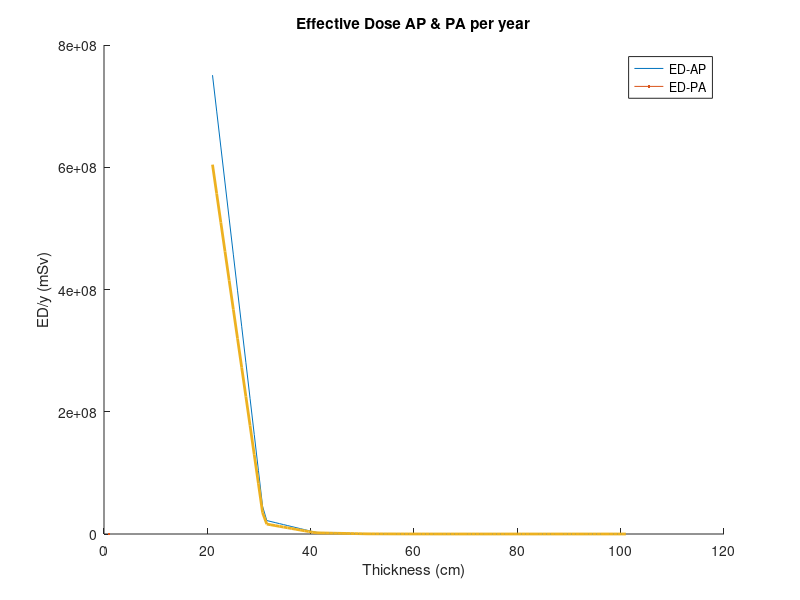
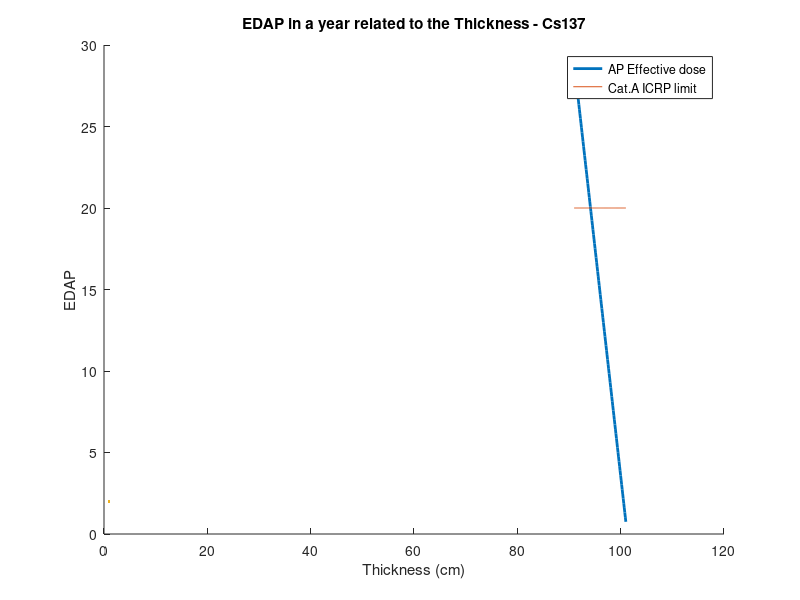
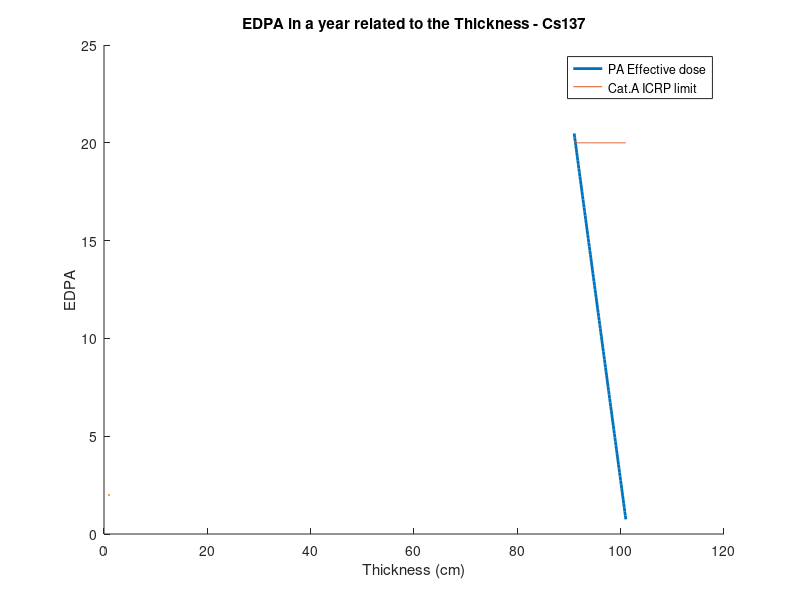
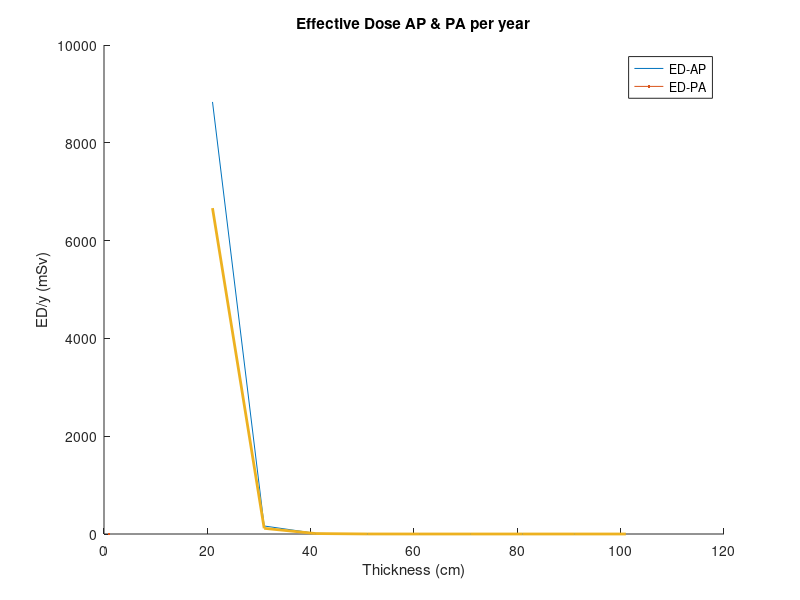

Reproduce these figures in MATLAB, in order.
thick = [21, 31, 41, 51, 61, 71, 81, 91, 101];
% Cs137 at t = 0, s = 5mm
% Antero Posterior Effective Dose
dose_ap = [100.25, 3.075, 0.35365, 0.04085, 0.0047, 0.00053, 0.000067, 0.00000386, 1e-7];
% Postero Anterior Effective Dose
dose_pa = [80.7, 2.265, 0.259, 0.0296, 0.003395, 0.000379, 0.000049, 0.000002735, 1e-7];
% Working Time per year exstimated
work_time = 2080*60*60;
% Conversion of Total Effective dose in a year
dose_ap_year = dose_ap.*work_time;
dose_pa_year = dose_pa.*work_time;
% Interpolation
Thickint = linspace(91,101);
Thicktot = linspace(21,101);
doseapyeartot = interp1(thick,dose_ap_year,Thicktot);
dosepayeartot = interp1(thick,dose_pa_year,Thicktot);
doseapyear_int = interp1(thick,dose_ap_year,Thickint);
dosepayear_int = interp1(thick,dose_pa_year,Thickint);
% Plot
limit =@(x) 20+0.*x;
figure()
hold on
xlabel('Thickness (cm)');
ylabel('ED/y (mSv)');
title('Effective Dose AP & PA per year');
plot(Thicktot,doseapyeartot,LineWidth=2);
plot(Thicktot,dosepayeartot,"LineWidth",2);
legend('ED-AP','ED-PA');

figure()
hold on
xlabel('Thickness (cm)');
ylabel('EDAP');
title('EDAP in a year related to the Thickness - Cs137');
plot(Thickint,doseapyear_int,'LineWidth',2);
plot(Thickint,limit(Thickint),LineWidth=2);
legend('AP Effective dose','Cat.A ICRP limit');

figure()
hold on
xlabel('Thickness (cm)');
ylabel('EDPA');
title('EDPA in a year related to the Thickness - Cs137');
plot(Thickint,dosepayear_int,'LineWidth',2);
plot(Thickint,limit(Thickint),LineWidth=2);
legend('PA Effective dose','Cat.A ICRP limit');
%%
thick = [21, 31, 41, 51, 61, 71, 81, 91, 101];
% Pa233 at t = 669d, s = 5mm
% Antero Posterior Effective Dose
dose_ap = [1.18e-3, 2.19e-5, 1.7e-6, 1.27e-7, 8.82e-9, 6.17e-10, 5.71e-11, 2.715e-11, 1e-12];
% Postero Anterior Effective Dose
dose_pa = [8.9e-4, 1.55e-5, 1.195e-6, 8.8e-8, 6.14e-9, 4.25e-10, 3.97e-11, 1.693e-11, 1e-12];
% Working Time per year exstimated
work_time = 2080*60*60;
% Conversion of Total Effective dose in a year
dose_ap_year = dose_ap.*work_time;
dose_pa_year = dose_pa.*work_time;
% Interpolation
Thickint = linspace(38,48);
Thicktot = linspace(21,101);
doseapyeartot = interp1(thick,dose_ap_year,Thicktot);
dosepayeartot = interp1(thick,dose_pa_year,Thicktot);
doseapyear_int = interp1(thick,dose_ap_year,Thickint);
dosepayear_int = interp1(thick,dose_pa_year,Thickint);
% Plot
limit =@(x) 20+0.*x;
figure()
hold on
xlabel('Thickness (cm)');
ylabel('ED/y (mSv)');
title('Effective Dose AP & PA per year');
plot(thick,dose_ap_year,LineWidth=2);
plot(thick,dose_pa_year,"LineWidth",2);
legend('ED-AP','ED-PA');

figure()
hold on
xlabel('Thickness (cm)');
ylabel('EDAP');
title('EDAP in a year related to the Thickness - Pa233');
plot(Thickint,doseapyear_int,'LineWidth',2);
plot(Thickint,limit(Thickint),LineWidth=2);
legend('AP Effective dose','Cat.A ICRP limit');

figure()
hold on
xlabel('Thickness (cm)');
ylabel('EDPA');
title('EDPA in a year related to the Thickness - Pa233');
plot(Thickint,dosepayear_int,'LineWidth',2);
plot(Thickint,limit(Thickint),LineWidth=2);
legend('PA Effective dose','Cat.A ICRP limit');
%%
thickcs = [21, 25, 31, 35, 41, 45, 47, 51];
thickpa = [21, 23, 25, 27, 29, 31, 33, 35];
% Antero Posterior Effective Dose
dose_apcs = [98.8, 1.64, 0.0206, 0.00119, 0.0000214, 0.00000129, 3.19e-7, 1e-7];
dose_appa = [0.00116, 4.62e-5, 5.6e-6, 7.6e-7, 1.05e-7, 1.54e-8, 2e-9, 2.69e-10];
% Working Time per year exstimated
work_time = 2080*60*60;
% Conversion of Total Effective dose in a year
dose_apcs_year = dose_apcs.*work_time;
dose_appa_year = dose_appa.*work_time;
% Interpolation
Thickpa = linspace(25,31);
Thickcs = linspace(44,51);
doseapcsyeartot = interp1(thickcs,dose_apcs_year,Thickcs);
doseappayeartot = interp1(thickpa,dose_appa_year,Thickpa);
doseapcsyear_int = interp1(thickcs,dose_apcs_year,Thickcs);
doseappayear_int = interp1(thickpa,dose_appa_year,Thickpa);
% Plot
limit =@(x) 20+0.*x;
figure()
hold on
xlabel('Thickness (cm)');
ylabel('EDAP/y (mSv)');
title('Effective Dose AP related to the thickness of the cask');
plot(thickcs,dose_apcs,LineWidth=2);
plot(thickpa,dose_appa,"LineWidth",2);
legend('Cs137','Pa233');

figure()
hold on
xlabel('Thickness (cm)');
ylabel('EDAP');
title('EDAP in a year related to the Thickness of the metal cask - Cs137');
plot(Thickcs,doseapcsyear_int,'LineWidth',2);
plot(Thickcs,limit(Thickcs),LineWidth=2);
legend('AP Effective dose of Cs137','Cat.A ICRP limit');

figure()
hold on
xlabel('Thickness (cm)');
ylabel('EDAP');
title('EDAP in a year related to the Thickness of the metal cask - Pa233');
plot(Thickpa,doseappayear_int,'LineWidth',2);
plot(Thickpa,limit(Thickpa),LineWidth=2);
legend('AP Effective dose of Pa233','Cat.A ICRP limit');